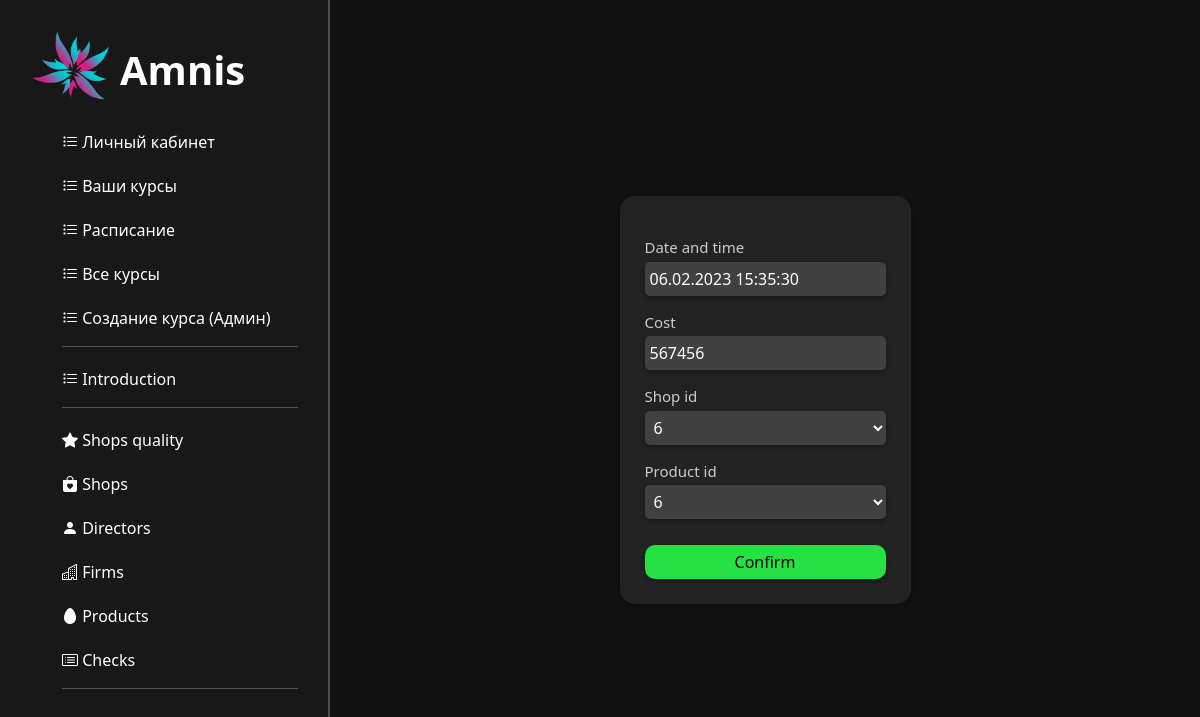
The app's page /change_table/5/5/edit (signed in) with its own data.
### main/models.py (models this page shows, shortened)
class Check(models.Model):
    datetime = models.DateTimeField('Date and time', default=datetime.datetime(1, 1, 1, 1, 1))
    cost = models.IntegerField('Cost')
    product_id = models.ForeignKey(Product, on_delete=models.CASCADE)
    shop_id = models.ForeignKey(Shop, on_delete=models.CASCADE)
    title = "Checks"
    names = ["Index", "Date and time", "Cost", "Shop id", "Product id"]
    class Meta:
        verbose_name = "Check"
        verbose_name_plural = "Checks"

### main/views.py (the view, shortened to what this page needs)
# urls.py: path('change_table/<int:url_table_id>/<int:entry_id>/<command>', views.change_table, name='change_table'),
def change_table(request, url_table_id, entry_id, command):
    forms = [ShopQualityForm, ShopForm, DirectorForm, FirmForm, ProductForm, CheckForm]
    existing_models = [ShopQuality, Shop, Director, Firm, Product, Check]
    form = forms[url_table_id]
    role = get_role(request.user)
    if url_table_id in locked_tables and (role != "Director"):
        return redirect('/introduce')
    error = ''
    if command == 'edit':
        form = forms[url_table_id].clone_instance(existing_models[url_table_id].objects.filter(id=entry_id)[0])
    if command == 'delete':
        existing_models[url_table_id].objects.filter(id=entry_id).delete()
        return redirect('table_show', url_table_id)
    return render(request, "main/table_change.html", {
        'form': form,
        'names': existing_models[url_table_id].names,
        'error': error,
        'role': role})

### main/forms.py (shortened to what this page needs)
class CheckForm(ModelForm):
    @staticmethod
    def clone_instance(ins):
        return CheckForm(instance=ins)
    class Meta:
        model = Check
        fields = ['datetime', 'cost', 'product_id', 'shop_id']
        widgets = {
            "datetime": forms.DateTimeInput(
                attrs={'class': 'common_form_input_field',
                       'placeholder': 'Enter ' + Check.names[1].lower() + '...'}),
            "cost": forms.NumberInput(
                attrs={'class': 'common_form_input_field',
                       'placeholder': 'Enter ' + Check.names[2].lower() + '...'}),
            "product_id": forms.Select(
                attrs={'class': 'common_form_input_field',
                       'placeholder': 'Enter ' + Check.names[3].lower() + '...'}),
            "shop_id": forms.Select(
                attrs={'class': 'common_form_input_field',
                       'placeholder': 'Enter ' + Check.names[4].lower() + '...'})
        }

### main/models.py (called while the page is built)
    def __str__(self):
        return str(self.id)

    def __str__(self):
        return str(self.id)

### main/views.py (called while the page is built)
def get_role(user):
    template = ""
    if user.is_authenticated:
        if user.is_superuser:
            template = "Director"
        elif user.groups.filter(name='director').exists():
            template = "Director"
        elif user.groups.filter(name='client').exists():
            template = "Client"
        else:
            template = "None"
    return template

### main/templates/main/table_change.html (shortened to what this page needs)
{% load static %}
<!doctype html>
<html lang="en">
<head>
    <link rel="stylesheet" href="https://cdn.jsdelivr.net/npm/bootstrap@5.2.3/dist/css/bootstrap.min.css">
    <link rel="stylesheet" href="https://cdn.jsdelivr.net/npm/bootstrap-icons@1.10.2/font/bootstrap-icons.css">
    <link rel="stylesheet" href="{% static 'main/css/table_change.css'%}">
    <link rel="stylesheet" href="{% static 'main/css/common.css'%}">
</head>
<body>
    {% include 'main/navigation.html' %}
    <div class="table_change_form_container">
        <form class="common_form" method="post">
            {% for d in form %}
                {% if forloop.counter == 1 %} <div class="common_form_name common_form__common_form_name">{{names.1}}</div> {% endif %}
                {% if forloop.counter == 2 %} <div class="common_form_name common_form__common_form_name">{{names.2}}</div> {% endif %}
                {% if forloop.counter == 3 %} <div class="common_form_name common_form__common_form_name">{{names.3}}</div> {% endif %}
                {% if forloop.counter == 4 %} <div class="common_form_name common_form__common_form_name">{{names.4}}</div> {% endif %}
            {{d}}
            {% endfor %}
            <button class="button1 button1_padding green-button table_change_form__button1" type="submit">Confirm</button>
        </form>
    </div>
</body>
</html>

### main/static/main/css/table_change.css (style rules this page uses)
html, body { padding: 0; margin: 0; width: 100%; height: 100%; background-color:#111111; }
.table_change_form_container { display:flex; justify-content: center; align-items: center; flex-direction: column; height: 100%; }
.table_change_form__button1 { margin-top: 10px; }

### main/static/main/css/common.css (style rules this page uses)
:root { --white-color: #ffffff; --white-color-hover: #dddddd; --white-color-active: #aaaaaa; --add-green-color: #26e144; --add-green-color-hover: #23cc3f; --add-green-color-active: #1eb337; --cyan-color: #75fbf6; --cyan-color-hover: #02e3dc; --cyan-color-active: #00bfb9; --magenta-color: #ea337b; --magenta-color-hover: #cc2d6d; --magenta-color-active: #b3275f; --dark-white9-color: #999999; --darkgrey2-color: #222222; --darkgrey-color: #333333; --darkgrey-color-hover: #2b2b2b; --semi-darkgrey-color: #414141; --dark-cyan-color: #173f4c; }
.green-button { background-color: var(--add-green-color); }
.button1 { padding: 5px 80px 5px 80px; border-radius: 10px; cursor: pointer; color: black; text-decoration: none; border-style: none; box-shadow: 0px 2px 4px rgba(0, 0, 0, 0.3); }
.common_form { color: white; display: flex; flex-direction: column; align-item: center; background-color: var(--darkgrey2-color); padding: 25px; border-radius: 15px; box-shadow: 0px 2px 4px rgba(0, 0, 0, 0.3); }
.common_form_input_field { color: white; background-color: var(--semi-darkgrey-color); border-radius: 5px; border-style: none; padding: 5px 5px 5px 5px; box-shadow: 0px 2px 4px rgba(0, 0, 0, 0.3); }
.common_form__common_form_name { margin-top: 15px; margin-bottom: 3px; }
.common_form_name { color: #cccccc; font-size: 15px; }

### records on screen
Check: form "06.02.2023 15:35:30" "567456" "6" "6"

### other values on screen
{{ names.1 }} "Date and time"
{{ names.2 }} "Cost"
{{ names.3 }} "Shop id"
{{ names.4 }} "Product id"
